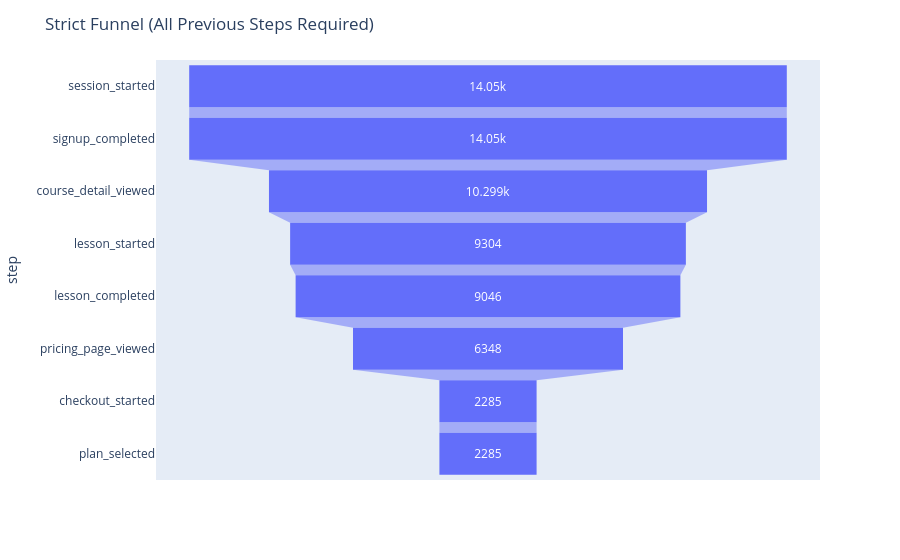

Notebook source saved alongside this figure:
### Code cell
import pandas as pd
import plotly.express as px

df = funnel_join2.copy()
df["event_timestamp"] = pd.to_datetime(df["event_timestamp"], errors="coerce")

steps = [
    "session_started",
    "signup_completed",
    "course_detail_viewed",
    "lesson_started",
    "lesson_completed",
    "pricing_page_viewed",
    "checkout_started",
    "plan_selected",
]

# 각 단계 수행한 유저
step_users = {
    step: set(df.loc[df["event_name"].eq(step), "user_id"].dropna().unique())
    for step in steps
}

# 깔때기: 이전 단계까지 모두 수행한 유저만 유지
current = step_users[steps[0]].copy()
funnel_counts = []

funnel_counts.append([steps[0], len(current)])
for step in steps[1:]:
    current = current & step_users[step]
    funnel_counts.append([step, len(current)])

funnel_counts = pd.DataFrame(funnel_counts, columns=["step", "users"])

# 퍼널 차트
fig = px.funnel(funnel_counts, x="users", y="step")
fig.update_layout(title="Strict Funnel (All Previous Steps Required)")
fig.show()

### Figure 1 — Plotly figure (JSON) as saved in the notebook; plotly's stock layout.template omitted (floating-point values rounded to 4 significant figures)
{"data": [{"hovertemplate": "users=%{x}<br>step=%{y}<extra></extra>", "legendgroup": "", "marker": {"color": "#636efa"}, "name": "", "orientation": "h", "showlegend": false, "type": "funnel", "x": [14050, 14050, 10299, 9304, 9046, 6348, 2285, 2285], "xaxis": "x", "y": ["session_started", "signup_completed", "course_detail_viewed", "lesson_started", "lesson_completed", "pricing_page_viewed", "checkout_started", "plan_selected"], "yaxis": "y"}], "layout": {"legend": {"tracegroupgap": 0}, "margin": {"t": 60}, "title": {"text": "Strict Funnel (All Previous Steps Required)"}, "xaxis": {"anchor": "y", "domain": [0, 1], "title": {"text": "users"}}, "yaxis": {"anchor": "x", "domain": [0, 1], "title": {"text": "step"}}}}
